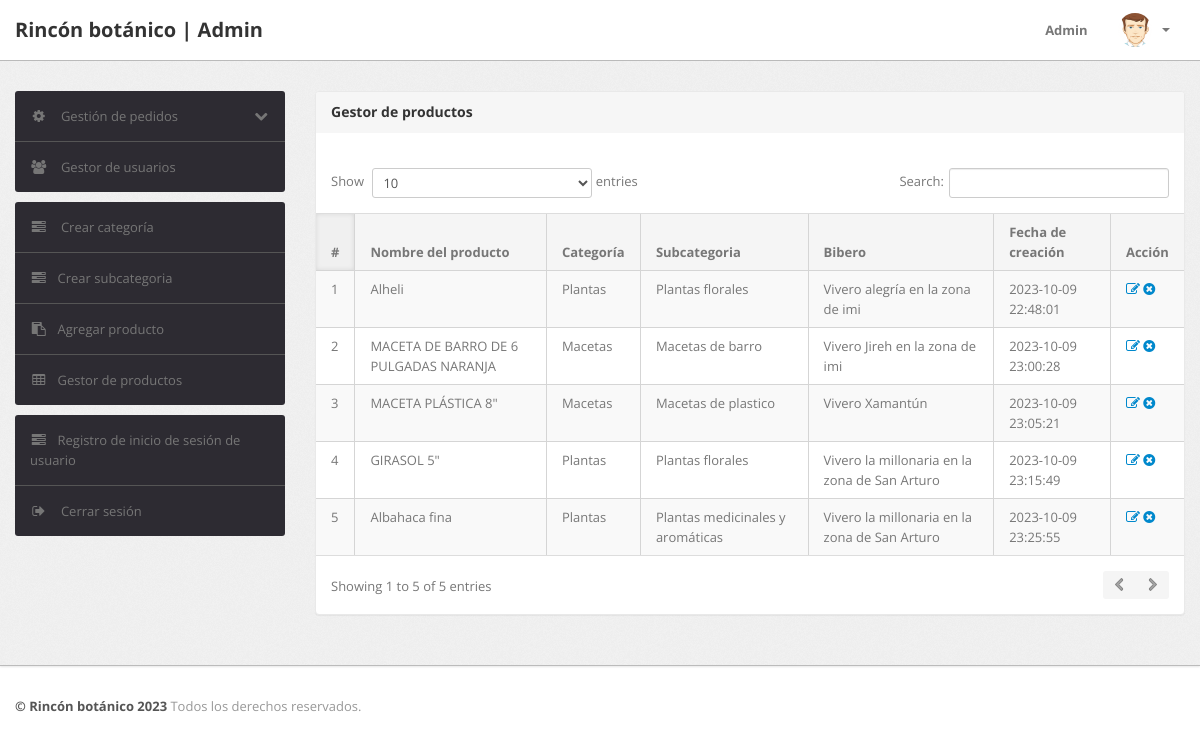
The page /admin/manage-products.php (signed in) on the database as committed earlier.
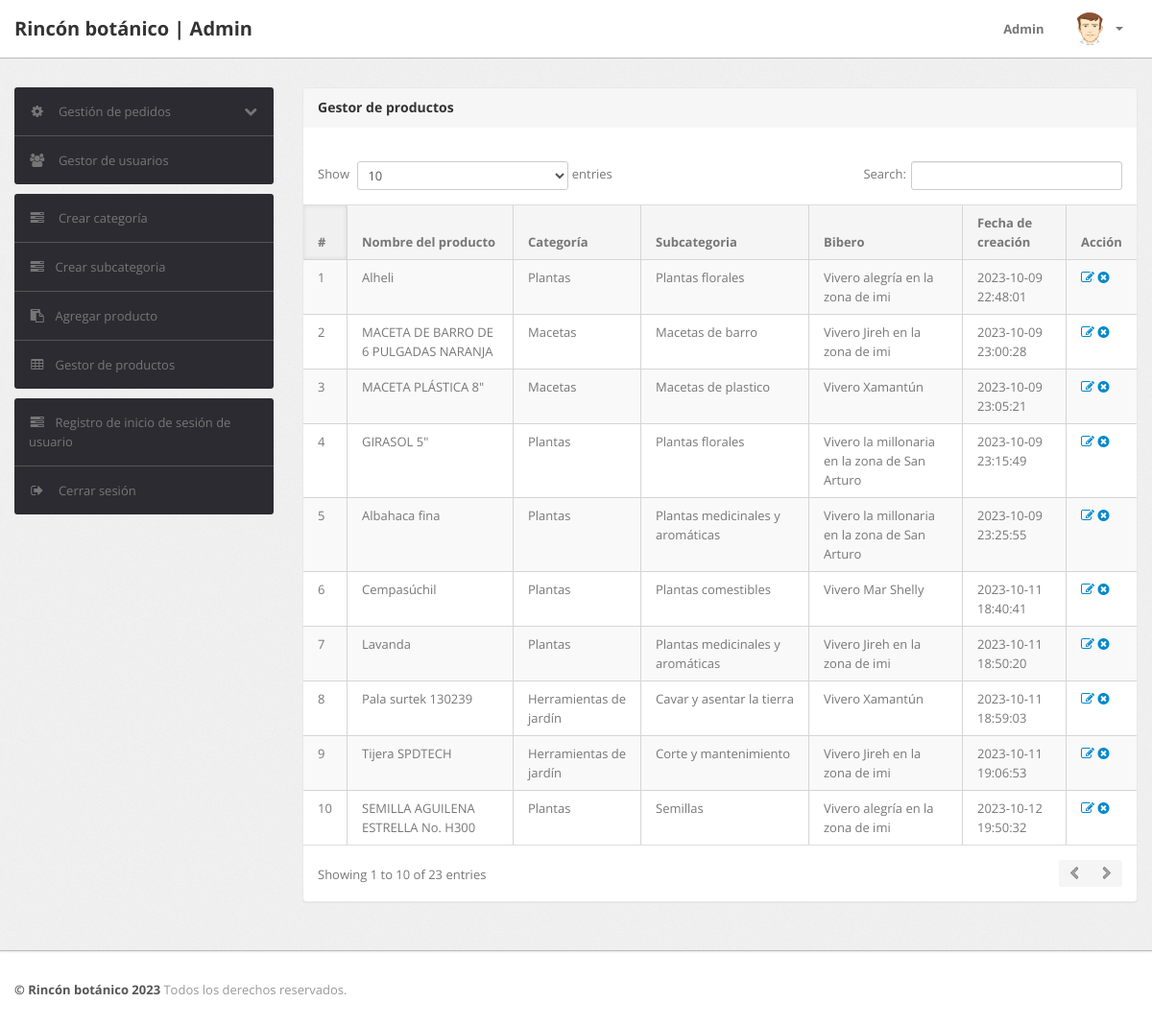
The same page on the database as committed later.
### tables this page shows
CREATE TABLE `products` (
  `id` int(11) NOT NULL,
  `category` int(11) NOT NULL,
  `subCategory` int(11) DEFAULT NULL,
  `productName` varchar(255) DEFAULT NULL,
  `productCompany` varchar(255) DEFAULT NULL,
  `productPrice` int(11) DEFAULT NULL,
  `productPriceBeforeDiscount` int(11) DEFAULT NULL,
  `productDescription` longtext DEFAULT NULL,
  `productImage1` varchar(255) DEFAULT NULL,
  `productImage2` varchar(255) DEFAULT NULL,
  `productImage3` varchar(255) DEFAULT NULL,
  `shippingCharge` int(11) DEFAULT NULL,
  `productAvailability` varchar(255) DEFAULT NULL,
  `postingDate` timestamp NULL DEFAULT current_timestamp(),
  `updationDate` varchar(255) DEFAULT NULL
);

CREATE TABLE `category` (
  `id` int(11) NOT NULL,
  `categoryName` varchar(255) DEFAULT NULL,
  `categoryDescription` longtext DEFAULT NULL,
  `creationDate` timestamp NOT NULL DEFAULT current_timestamp(),
  `updationDate` varchar(255) DEFAULT NULL
);

CREATE TABLE `subcategory` (
  `id` int(11) NOT NULL,
  `categoryid` int(11) DEFAULT NULL,
  `subcategory` varchar(255) DEFAULT NULL,
  `creationDate` timestamp NULL DEFAULT current_timestamp(),
  `updationDate` varchar(255) DEFAULT NULL
);

### admin/manage-products.php (the view, shortened to what this page needs)
<?php
include('include/config.php');
if(strlen($_SESSION['alogin'])==0)
	{
header('location:index.php');
}
else{
?>
<!DOCTYPE html>
<html lang="en">
<head>
	<link type="text/css" href="bootstrap/css/bootstrap.min.css" rel="stylesheet">
	<link type="text/css" href="bootstrap/css/bootstrap-responsive.min.css" rel="stylesheet">
	<link type="text/css" href="css/theme.css" rel="stylesheet">
	<link type="text/css" href="images/icons/css/font-awesome.css" rel="stylesheet">
</head>
<body>
<?php include('include/header.php');?>
	<div class="wrapper">
		<div class="container">
			<div class="row">
<?php include('include/sidebar.php');?>
			<div class="span9">
					<div class="content">
	<div class="module">
							<div class="module-head">
								<h3>Gestor de productos</h3>
							</div>
							<div class="module-body table">
									<br />
								<table cellpadding="0" cellspacing="0" border="0" class="datatable-1 table table-bordered table-striped	 display" width="100%">
									<thead>
										<tr>
											<th>#</th>
											<th>Nombre del producto</th>
											<th>Categoría </th>
											<th>Subcategoria</th>
											<th>Bibero</th>
											<th>Fecha de creación</th>
											<th>Acción</th>
										</tr>
									</thead>
									<tbody>
<?php $query=mysqli_query($con,"select products.*,category.categoryName,subcategory.subcategory from products join category on category.id=products.category join subcategory on subcategory.id=products.subCategory");
$cnt=1;
while($row=mysqli_fetch_array($query))
{
?>
										<tr>
											<td><?php echo htmlentities($cnt);?></td>
											<td><?php echo htmlentities($row['productName']);?></td>
											<td><?php echo htmlentities($row['categoryName']);?></td>
											<td> <?php echo htmlentities($row['subcategory']);?></td>
											<td><?php echo htmlentities($row['productCompany']);?></td>
											<td><?php echo htmlentities($row['postingDate']);?></td>
											<td>
											<a href="edit-products.php?id=<?php echo $row['id']?>" ><i class="icon-edit"></i></a>
											<a href="manage-products.php?id=<?php echo $row['id']?>&del=delete" onClick="return confirm('¿Seguro que quieres borrarlo?')"><i class="icon-remove-sign"></i></a></td>
										</tr>
										<?php $cnt=$cnt+1; } ?>
								</table>
							</div>
						</div>
					</div>
				</div>
			</div>
		</div>
	</div>
<?php include('include/footer.php');?>
</body>
<?php } ?>

Rows that differ between the two databases and show on the page:
added products: productName "Cempasúchil", category.categoryName "Plantas", subcategory.subcategory "Plantas comestibles", productCompany "Vivero Mar Shelly", postingDate "2023-10-11 18:40:41"
added products: productName "Lavanda", category.categoryName "Plantas", subcategory.subcategory "Plantas medicinales y aromáticas", productCompany "Vivero Jireh en la zona de imi", postingDate "2023-10-11 18:50:20"
added products: productName "Pala surtek 130239", category.categoryName "Herramientas de jardín", subcategory.subcategory "Cavar y asentar la tierra", productCompany "Vivero Xamantún", postingDate "2023-10-11 18:59:03"
added products: productName "Tijera SPDTECH", category.categoryName "Herramientas de jardín", subcategory.subcategory "Corte y mantenimiento", productCompany "Vivero Jireh en la zona de imi", postingDate "2023-10-11 19:06:53"
added products: productName "SEMILLA AGUILENA ESTRELLA No. H300", category.categoryName "Plantas", subcategory.subcategory "Semillas", productCompany "Vivero alegría en la zona de imi", postingDate "2023-10-12 19:50:32"
Other text that changed with them:
text written by a page script: "Show entries Search: Showing 1 to 5 of 5 entries" → "Show entries Search: Showing 1 to 10 of 23 entries"
